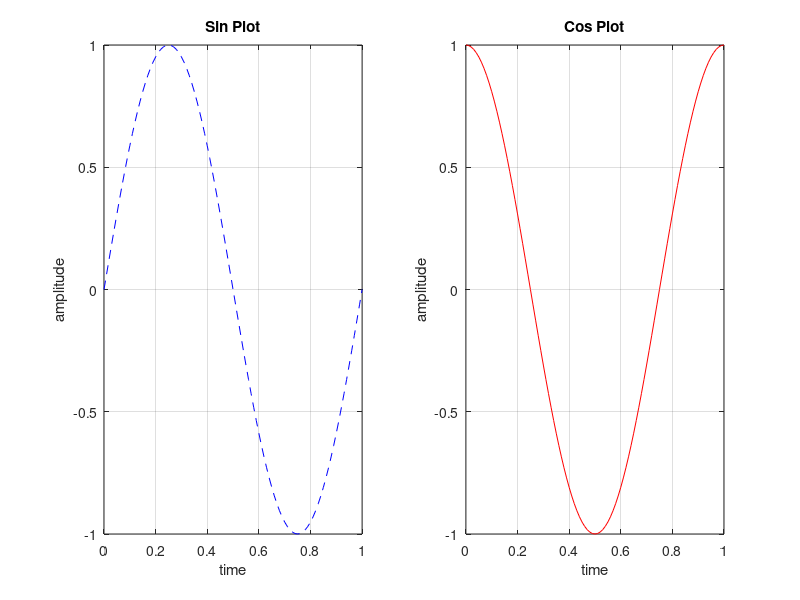

Write the MATLAB code that produced this figure.
t = 0:0.01:1;
z1 = sin(2 * pi * t);
z2 = cos(2 * pi * t);

figure;
subplot(1, 2, 1);
plot(t, z1, '--b');
title('Sin Plot')
xlabel('time');
ylabel('amplitude');
grid on;

subplot(1, 2, 2);
plot(t, z2, 'r');
title('Cos Plot');
xlabel('time');
ylabel('amplitude');
grid on;
